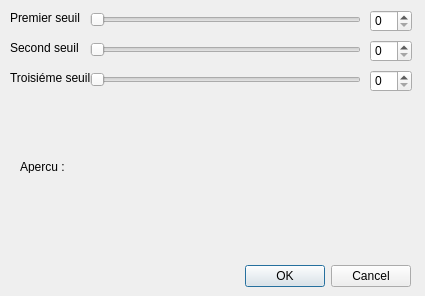
<?xml version="1.0" encoding="UTF-8"?>
<ui version="4.0">
 <class>DialogThresholdMultiple</class>
 <widget class="QDialog" name="DialogThresholdMultiple">
  <property name="geometry">
   <rect>
    <x>0</x>
    <y>0</y>
    <width>425</width>
    <height>296</height>
   </rect>
  </property>
  <property name="windowTitle">
   <string>Seuillage multiple</string>
  </property>
  <widget class="QDialogButtonBox" name="buttonBox">
   <property name="geometry">
    <rect>
     <x>70</x>
     <y>260</y>
     <width>341</width>
     <height>32</height>
    </rect>
   </property>
   <property name="orientation">
    <enum>Qt::Horizontal</enum>
   </property>
   <property name="standardButtons">
    <set>QDialogButtonBox::Cancel|QDialogButtonBox::Ok</set>
   </property>
  </widget>
  <widget class="QLabel" name="label_2">
   <property name="geometry">
    <rect>
     <x>20</x>
     <y>160</y>
     <width>46</width>
     <height>13</height>
    </rect>
   </property>
   <property name="text">
    <string>Apercu :</string>
   </property>
  </widget>
  <widget class="QLabel" name="apercu">
   <property name="geometry">
    <rect>
     <x>70</x>
     <y>100</y>
     <width>151</width>
     <height>161</height>
    </rect>
   </property>
   <property name="text">
    <string/>
   </property>
  </widget>
  <widget class="QLabel" name="label">
   <property name="geometry">
    <rect>
     <x>10</x>
     <y>10</y>
     <width>71</width>
     <height>16</height>
    </rect>
   </property>
   <property name="text">
    <string>Premier seuil :</string>
   </property>
  </widget>
  <widget class="QLabel" name="label_4">
   <property name="geometry">
    <rect>
     <x>10</x>
     <y>40</y>
     <width>71</width>
     <height>16</height>
    </rect>
   </property>
   <property name="text">
    <string>Second seuil :</string>
   </property>
  </widget>
  <widget class="QLabel" name="label_5">
   <property name="geometry">
    <rect>
     <x>10</x>
     <y>70</y>
     <width>81</width>
     <height>16</height>
    </rect>
   </property>
   <property name="text">
    <string>Troisiéme seuil :</string>
   </property>
  </widget>
  <widget class="QSlider" name="seuilSlider1">
   <property name="geometry">
    <rect>
     <x>90</x>
     <y>10</y>
     <width>271</width>
     <height>19</height>
    </rect>
   </property>
   <property name="maximum">
    <number>255</number>
   </property>
   <property name="orientation">
    <enum>Qt::Horizontal</enum>
   </property>
  </widget>
  <widget class="QSlider" name="seuilSlider2">
   <property name="geometry">
    <rect>
     <x>90</x>
     <y>40</y>
     <width>271</width>
     <height>19</height>
    </rect>
   </property>
   <property name="maximum">
    <number>255</number>
   </property>
   <property name="orientation">
    <enum>Qt::Horizontal</enum>
   </property>
  </widget>
  <widget class="QSlider" name="seuilSlider3">
   <property name="geometry">
    <rect>
     <x>90</x>
     <y>70</y>
     <width>271</width>
     <height>19</height>
    </rect>
   </property>
   <property name="maximum">
    <number>255</number>
   </property>
   <property name="orientation">
    <enum>Qt::Horizontal</enum>
   </property>
  </widget>
  <widget class="QSpinBox" name="seuilBox1">
   <property name="geometry">
    <rect>
     <x>370</x>
     <y>10</y>
     <width>42</width>
     <height>22</height>
    </rect>
   </property>
   <property name="maximum">
    <number>255</number>
   </property>
  </widget>
  <widget class="QSpinBox" name="seuilBox2">
   <property name="geometry">
    <rect>
     <x>370</x>
     <y>40</y>
     <width>42</width>
     <height>22</height>
    </rect>
   </property>
   <property name="maximum">
    <number>255</number>
   </property>
  </widget>
  <widget class="QSpinBox" name="seuilBox3">
   <property name="geometry">
    <rect>
     <x>370</x>
     <y>70</y>
     <width>42</width>
     <height>22</height>
    </rect>
   </property>
   <property name="maximum">
    <number>255</number>
   </property>
  </widget>
 </widget>
 <resources/>
 <connections>
  <connection>
   <sender>buttonBox</sender>
   <signal>accepted()</signal>
   <receiver>DialogThresholdMultiple</receiver>
   <slot>accept()</slot>
   <hints>
    <hint type="sourcelabel">
     <x>248</x>
     <y>254</y>
    </hint>
    <hint type="destinationlabel">
     <x>157</x>
     <y>274</y>
    </hint>
   </hints>
  </connection>
  <connection>
   <sender>buttonBox</sender>
   <signal>rejected()</signal>
   <receiver>DialogThresholdMultiple</receiver>
   <slot>reject()</slot>
   <hints>
    <hint type="sourcelabel">
     <x>316</x>
     <y>260</y>
    </hint>
    <hint type="destinationlabel">
     <x>286</x>
     <y>274</y>
    </hint>
   </hints>
  </connection>
 </connections>
</ui>
